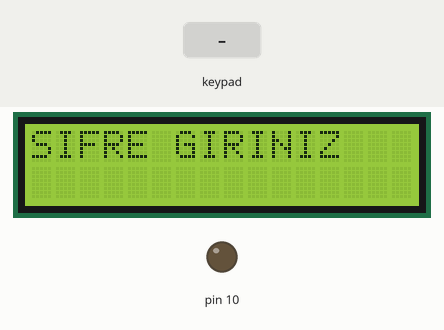
Simulated run of this sketch. Board: Arduino Uno, built with avr-gcc and run on an emulated ATmega328P. On the bench: 16×2 character LCD, output pins drawn as LEDs (lit = HIGH). Inputs (shaded band) come from the test bench. What the sketch prints to the serial monitor is not drawn.

Above: at 1.2 s.
1.3 s: keypad keys 1 5 9 5 pressed 0.4 s apart
At 3.4 s:
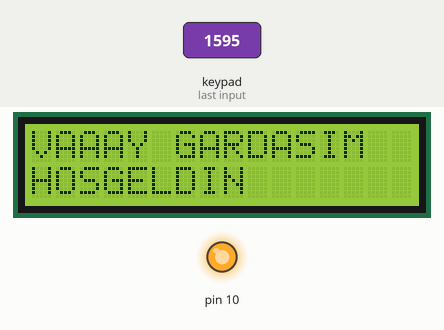
4.4 s: keypad keys 9 8 7 6 pressed 0.4 s apart
At 6.9 s:
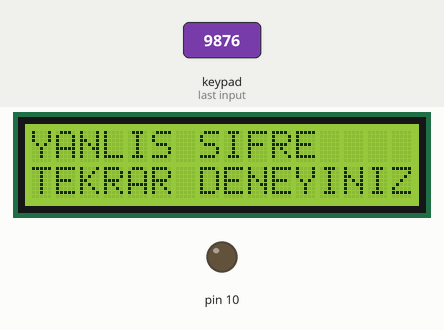
7.5 s: key '1' pressed
At 8.5 s:
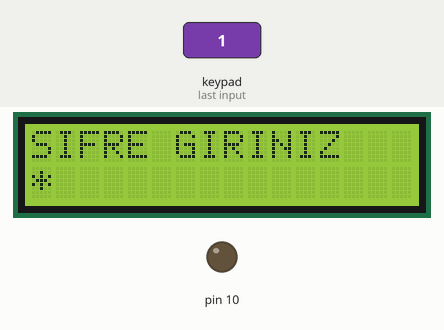
9.1 s: key '2' pressed
At 9.7 s:
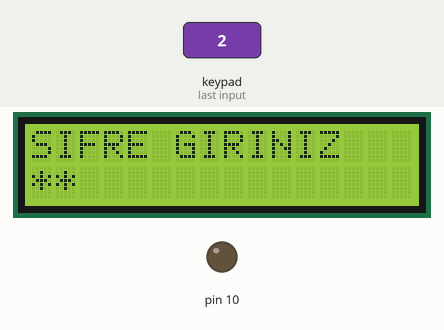
Timing chart, 0 to 11.7 s (numbered marks = the images above; inputs shaded):
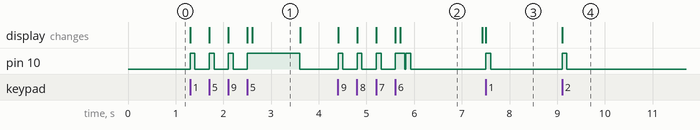

The sketch:

Kapi_Giris_Sistemi.ino
```cpp
#include <Keypad.h>
#include <LiquidCrystal.h>
const byte satirSayisi= 4;
const byte sutunSayisi= 4;

char tuslar[satirSayisi][sutunSayisi]=
{
{'1', '2', '3', 'A'},
{'4', '5', '6', 'B'},
{'7', '8', '9', 'C'},
{'*', '0', '#', 'D'}
};

byte satirPinleri[satirSayisi] = {9,8,7,6};
byte sutunPinleri[sutunSayisi]= {5,4,3,2};
String degisken="";
String sifre = "1595";

Keypad tusTakimi= Keypad(makeKeymap(tuslar), satirPinleri, sutunPinleri, satirSayisi, sutunSayisi);
LiquidCrystal lcd(12,11,5,4,3,2);
void setup(){
  Serial.begin(9600);
  lcd.begin(16,2);
  lcd.print("SIFRE GIRINIZ");
  lcd.setCursor(0,1);
  pinMode(10,OUTPUT);
}

void loop(){
char basilanTus = tusTakimi.getKey();

  if (basilanTus != NO_KEY){
    degisken += basilanTus;

    lcd.print("*");

    digitalWrite(10,HIGH);
    delay(100);
    digitalWrite(10,LOW);

   if(degisken.length()==4)
   {
    if(degisken == sifre)
    {
      Serial.println("Sifre Dogru");
      lcd.clear();
      lcd.print("VAAAY GARDASIM");
      lcd.setCursor(0,1);
      lcd.print("HOSGELDIN");
      degisken="";
      digitalWrite(10,HIGH);
      delay(1000);
      digitalWrite(10,LOW);

      lcd.clear();
      lcd.print("SIFRE GIRINIZ");
      lcd.setCursor(0,1);

    }
    else
    {
      degisken="";
      Serial.println("Sifre Yanlis Tekrar Deneyin");

      lcd.clear();
      lcd.print("YANLIS SIFRE");
      lcd.setCursor(0,1);
      lcd.print("TEKRAR DENEYINIZ");

        digitalWrite(10,HIGH);
        delay(100);
        digitalWrite(10,LOW);
        delay(10);
        digitalWrite(10,HIGH);
        digitalWrite(10,LOW);
        delay(10);
        digitalWrite(10,HIGH);
        delay(100);
        digitalWrite(10,LOW);

        delay(1500);

        lcd.clear();
        lcd.print("SIFRE GIRINIZ");
        lcd.setCursor(0,1);

    }

   }
  }

  char gelenSifre[5] = "    ";
}
```

Measured:
- after the input at 1.3 s, pin 10: goes 3 × (HIGH 0.10 s, LOW 0.30 s), HIGH 1.1 s, then LOW, starting at once; the display: first changes at once (image 1 shows a later state)
- after the input at 4.4 s, pin 10: goes 3 × (HIGH 0.10 s, LOW 0.30 s), HIGH 0.21 s, LOW 0.02 s, HIGH 0.10 s, then LOW, starting at once; the display: first changes at once (image 2 shows a later state)
- after the input at 7.5 s, pin 10: LOW → HIGH at once, → LOW 0.10 s later; the display: changes at once (image 3)
- after the input at 9.1 s, pin 10: LOW → HIGH at once, → LOW 0.10 s later; the display: changes at once (image 4)
- what the display in image 1 shows lasts 1.0 s, from 2.6 s to 3.6 s
- what the display in image 2 shows lasts 1.7 s, from 5.7 s to 7.4 s
